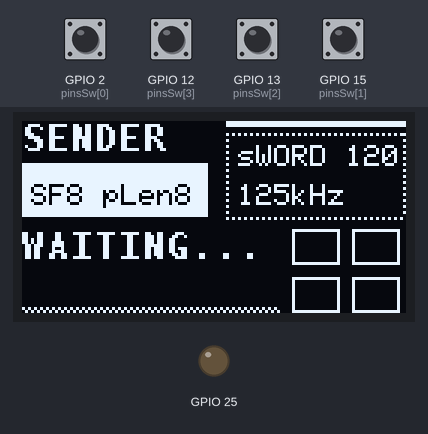
Simulated run of this sketch. Board: ESP32. Parts: 128×64 one-colour display, output pins drawn as LEDs (lit = HIGH). Dashed ring = blinking. The inputs (shaded band) are chosen by the test bench; at power-on: GPIO 2 (pinsSw[0]), GPIO 12 (pinsSw[3]), GPIO 13 (pinsSw[2]), GPIO 15 (pinsSw[1]) HIGH. The display library's start-up logo is not drawn; no radio packets arrive unless stated; what the sketch prints to the serial monitor is not drawn.

Above: at 1.3 s.
1.4 s: GPIO 2 (pinsSw[0]) pulled LOW for 0.15 s
At 2.0 s:
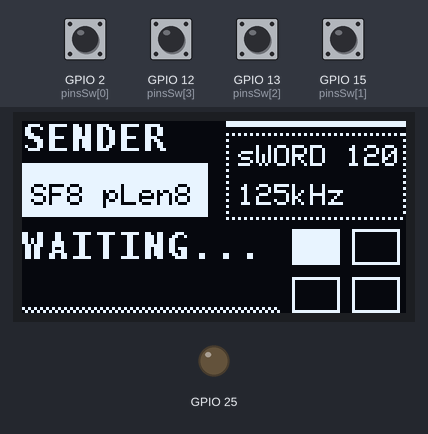
3.1 s: GPIO 12 (pinsSw[3]) pulled LOW for 1 s
At 3.79 s:
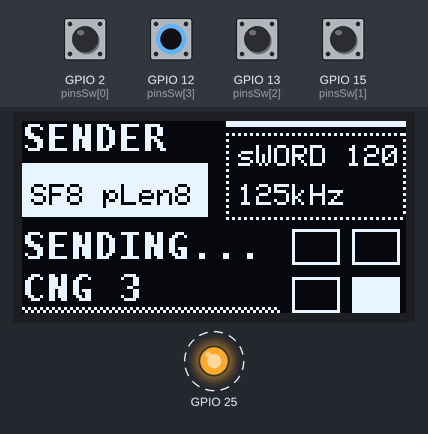
5.6 s: GPIO 13 (pinsSw[2]) pulled LOW for 0.15 s
At 6.4 s:
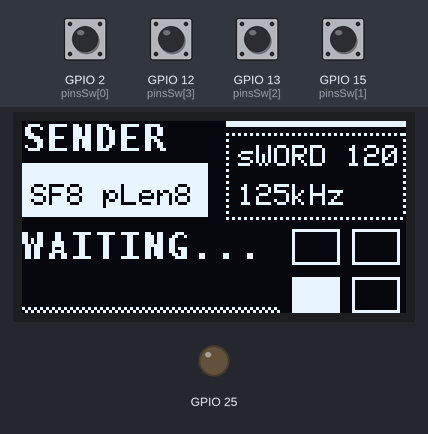
7.3 s: GPIO 15 (pinsSw[1]) pulled LOW for 0.15 s
At 8.7 s:
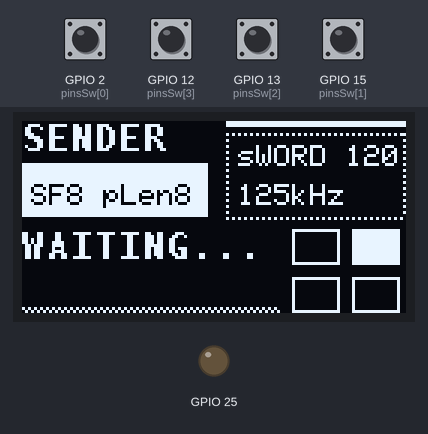
9.0 s: GPIO 2 (pinsSw[0]) pulled LOW for 1 s
At 9.43 s:
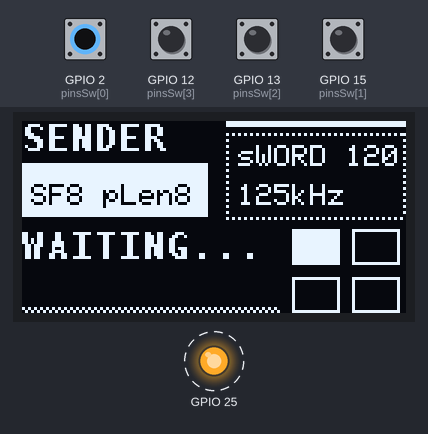
Timing chart, 0 to 12.0 s (numbered marks = the images above; inputs shaded):
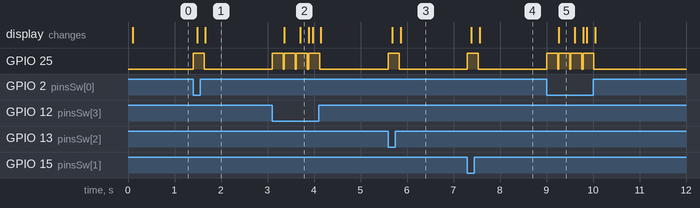

The sketch:

Sender.ino
```cpp
#include <Wire.h>
#include <SPI.h>
#include <LoRa.h>
#include <Adafruit_GFX.h>
#include <Adafruit_SSD1306.h>
#include <Fonts/FreeSans9pt7b.h>
#include "myFonts.h"

#define SCREEN_WIDTH 128  // OLED display width, in pixels
#define SCREEN_HEIGHT 64  // OLED display height, in pixels
#define OLED_RESET    -1  // Reset pin (-1 if using default reset pin)
#define I2C_SDA       21  // Change if you're using different pins
#define I2C_SCL       22  // Change if you're using different pins
// Pin definitions
#define CONFIG_MOSI 27
#define CONFIG_MISO 19
#define CONFIG_CLK  5
#define CONFIG_NSS  18
#define CONFIG_RST  23
#define CONFIG_DIO0 26

Adafruit_SSD1306 display(SCREEN_WIDTH, SCREEN_HEIGHT, &Wire, OLED_RESET);
String status="WAITING...";
String loraMsg="";
int rssi=0;
int lastOne=5;

int pinsSw[4]={2,15,13,12};
int xpos[4]={90,110,90,110};
int ypos[4]={36,36,52,52};
int deb=0;

void setup() {
    pinMode(25,OUTPUT);
    pinMode(2,INPUT_PULLUP);
    pinMode(15,INPUT_PULLUP);
    pinMode(13,INPUT_PULLUP);
    pinMode(12,INPUT_PULLUP);
    Serial.begin(115200);
    Wire.begin(I2C_SDA, I2C_SCL);

    if(!display.begin(SSD1306_SWITCHCAPVCC, 0x3C)) {
        Serial.println(F("SSD1306 allocation failed"));
        for (;;); // Don't proceed, loop forever
    }
    display.display(); // Show initial buffer content
    setBrightness(70);

  //START spi
  SPI.begin(CONFIG_CLK, CONFIG_MISO, CONFIG_MOSI, CONFIG_NSS);
  // Initialize LoRa with custom pins
  LoRa.setPins(CONFIG_NSS, CONFIG_RST, CONFIG_DIO0);

  // Start LoRa communication
  if (!LoRa.begin(868E6)) { // Frequency set to 868 MHz
    Serial.println("Starting LoRa failed!");
    while (1);
  }
  LoRa.setSpreadingFactor(8);      // SF7
  LoRa.setSignalBandwidth(125E3); // 125 kHz
  LoRa.setCodingRate4(5);         // 4/5
  LoRa.setSyncWord(120);
  LoRa.setTxPower(20, PA_OUTPUT_PA_BOOST_PIN);
  Serial.println("LoRa Receiver initialized successfully.");

  drawInit();
}

void drawInit()
{
    display.clearDisplay();
    //display.drawRect(0, 0, 128, 64, 1);
    display.setCursor(0, 4);
    display.setTextColor(1);

    display.setFont(&DejaVu_Sans_Mono_Bold_12);
    display.printf("SENDER");
    display.setCursor(0, 46);
    display.print(status);
    display.setCursor(0, 60);
    display.print(loraMsg);
    display.setFont(NULL);

    display.fillRect(68, 0, 60, 2, 1);

    for(int i=68;i<128;i++)
    if(i%2==0){
    display.drawPixel(i,4,1);
    display.drawPixel(i,32,1);
    }

    for(int i=4;i<32;i++)
    if(i%2==0){
    display.drawPixel(68,i,1);
    display.drawPixel(127,i,1);
    }

    for(int i=0;i<4;i++)
    if(i==lastOne)
    display.fillRect(xpos[i], ypos[i], 16, 12, 1);
    else
    display.drawRect(xpos[i], ypos[i], 16, 12, 1);

    for(int i=0;i<86;i++)
    if(i%2==0)
    display.drawPixel(i,62,1);
    else
    display.drawPixel(i,63,1);

    display.setTextColor(1);
    display.setCursor(72, 8);
    display.printf("sWORD 120");
    display.setCursor(72, 21);
    display.printf("125kHz");

    display.fillRect(0, 14, 62, 18, 1);
    display.setTextColor(0);
    display.setCursor(3, 21);
    display.print("SF8 pLen8");

    display.setFont(NULL);
    display.display();
}

char c;
void loop()
{

  for(int i=0;i<4;i++)
  if(digitalRead(pinsSw[i])==0)
  {
    if(deb==0)
    {
      deb=1;
      digitalWrite(25,1);
      LoRa.beginPacket();
      lastOne=i;
      loraMsg="CNG "+String(lastOne);
      LoRa.print(loraMsg);
      LoRa.endPacket();
      status="SENDING...";
      drawInit();
      Serial.println("Message sent!");
      delay(150);
      digitalWrite(25,0);
      status="WAITING...";
      loraMsg="";
      drawInit();
    }
  }else{deb=0;}

}


void setBrightness(uint8_t contrast) {
  display.ssd1306_command(SSD1306_SETCONTRAST);  // Command to set contrast
  display.ssd1306_command(contrast);            // Contrast value (0-255)
}
```

Source omitted: myFonts.h (data table, 17114 bytes)

Measured:
- after the input at 1.4 s, GPIO 25: LOW → HIGH at once, → LOW 0.24 s later; the display: first changes after 0.09 s (image 1 shows a later state)
- after the input at 3.1 s, GPIO 25: alternates HIGH for 0.24 s and LOW for 0.03 s, 8 changes in all, then stays LOW, starting at once; the display: first changes after 0.26 s (image 2 shows a later state)
- after the input at 5.6 s, GPIO 25: LOW → HIGH at once, → LOW 0.24 s later; the display: first changes after 0.09 s (image 3 shows a later state)
- after the input at 7.3 s, GPIO 25: LOW → HIGH at once, → LOW 0.24 s later; the display: first changes after 0.09 s (image 4 shows a later state)
- after the input at 9.0 s, GPIO 25: alternates HIGH for 0.24 s and LOW for 0.03 s, 8 changes in all, then stays LOW, starting at once; the display: changes after 0.26 s (image 5)
